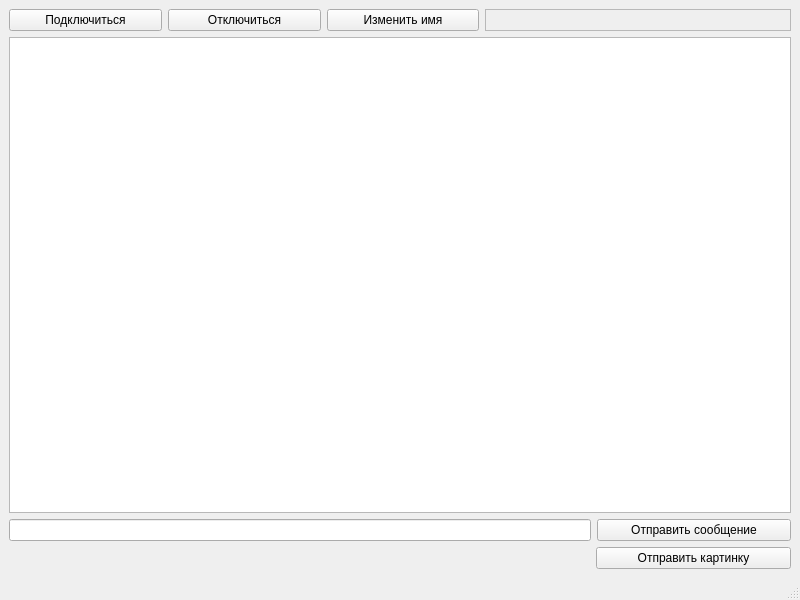
<?xml version="1.0" encoding="UTF-8"?>
<ui version="4.0">
 <class>MainWindow</class>
 <widget class="QMainWindow" name="MainWindow">
  <property name="geometry">
   <rect>
    <x>0</x>
    <y>0</y>
    <width>800</width>
    <height>600</height>
   </rect>
  </property>
  <property name="windowTitle">
   <string>MainWindow</string>
  </property>
  <widget class="QWidget" name="centralwidget">
   <layout class="QHBoxLayout" name="horizontalLayout_4">
    <item>
     <layout class="QVBoxLayout" name="verticalLayout">
      <item>
       <layout class="QHBoxLayout" name="horizontalLayout" stretch="1,1,1,2">
        <item>
         <widget class="QPushButton" name="connectionButton">
          <property name="text">
           <string>Подключиться</string>
          </property>
         </widget>
        </item>
        <item>
         <widget class="QPushButton" name="disconnectButton">
          <property name="text">
           <string>Отключиться</string>
          </property>
         </widget>
        </item>
        <item>
         <widget class="QPushButton" name="changeNameButton">
          <property name="text">
           <string>Изменить имя</string>
          </property>
         </widget>
        </item>
        <item>
         <widget class="QLabel" name="nameLabel">
          <property name="frameShape">
           <enum>QFrame::StyledPanel</enum>
          </property>
          <property name="text">
           <string/>
          </property>
         </widget>
        </item>
       </layout>
      </item>
      <item>
       <widget class="QTextBrowser" name="chatBrowser"/>
      </item>
      <item>
       <layout class="QHBoxLayout" name="horizontalLayout_2" stretch="3,1">
        <item>
         <widget class="QLineEdit" name="messageEdit"/>
        </item>
        <item>
         <widget class="QPushButton" name="sendMessageButton">
          <property name="text">
           <string>Отправить сообщение</string>
          </property>
         </widget>
        </item>
       </layout>
      </item>
      <item>
       <layout class="QHBoxLayout" name="horizontalLayout_3" stretch="3,1">
        <item>
         <spacer name="horizontalSpacer">
          <property name="orientation">
           <enum>Qt::Horizontal</enum>
          </property>
          <property name="sizeHint" stdset="0">
           <size>
            <width>508</width>
            <height>20</height>
           </size>
          </property>
         </spacer>
        </item>
        <item>
         <widget class="QPushButton" name="pushButton_5">
          <property name="text">
           <string>Отправить картинку</string>
          </property>
         </widget>
        </item>
       </layout>
      </item>
     </layout>
    </item>
   </layout>
  </widget>
  <widget class="QMenuBar" name="menubar">
   <property name="geometry">
    <rect>
     <x>0</x>
     <y>0</y>
     <width>800</width>
     <height>22</height>
    </rect>
   </property>
  </widget>
  <widget class="QStatusBar" name="statusbar"/>
 </widget>
 <resources/>
 <connections/>
</ui>
